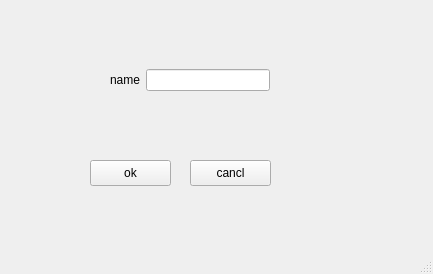
<?xml version="1.0" encoding="UTF-8"?>
<ui version="4.0">
 <class>MainWindow</class>
 <widget class="QMainWindow" name="MainWindow">
  <property name="geometry">
   <rect>
    <x>0</x>
    <y>0</y>
    <width>433</width>
    <height>274</height>
   </rect>
  </property>
  <property name="windowTitle">
   <string>MainWindow</string>
  </property>
  <widget class="QWidget" name="centralwidget">
   <widget class="QWidget" name="horizontalLayoutWidget">
    <property name="geometry">
     <rect>
      <x>110</x>
      <y>40</y>
      <width>160</width>
      <height>80</height>
     </rect>
    </property>
    <layout class="QHBoxLayout" name="horizontalLayout">
     <item>
      <widget class="QLabel" name="label">
       <property name="text">
        <string>name</string>
       </property>
      </widget>
     </item>
     <item>
      <widget class="QLineEdit" name="txtname"/>
     </item>
    </layout>
   </widget>
   <widget class="QPushButton" name="btnok">
    <property name="geometry">
     <rect>
      <x>90</x>
      <y>160</y>
      <width>81</width>
      <height>26</height>
     </rect>
    </property>
    <property name="text">
     <string>ok</string>
    </property>
   </widget>
   <widget class="QPushButton" name="btncancel">
    <property name="geometry">
     <rect>
      <x>190</x>
      <y>160</y>
      <width>81</width>
      <height>26</height>
     </rect>
    </property>
    <property name="text">
     <string>cancl</string>
    </property>
   </widget>
  </widget>
  <widget class="QMenuBar" name="menubar">
   <property name="geometry">
    <rect>
     <x>0</x>
     <y>0</y>
     <width>433</width>
     <height>21</height>
    </rect>
   </property>
  </widget>
  <widget class="QStatusBar" name="statusbar"/>
 </widget>
 <resources/>
 <connections/>
</ui>
